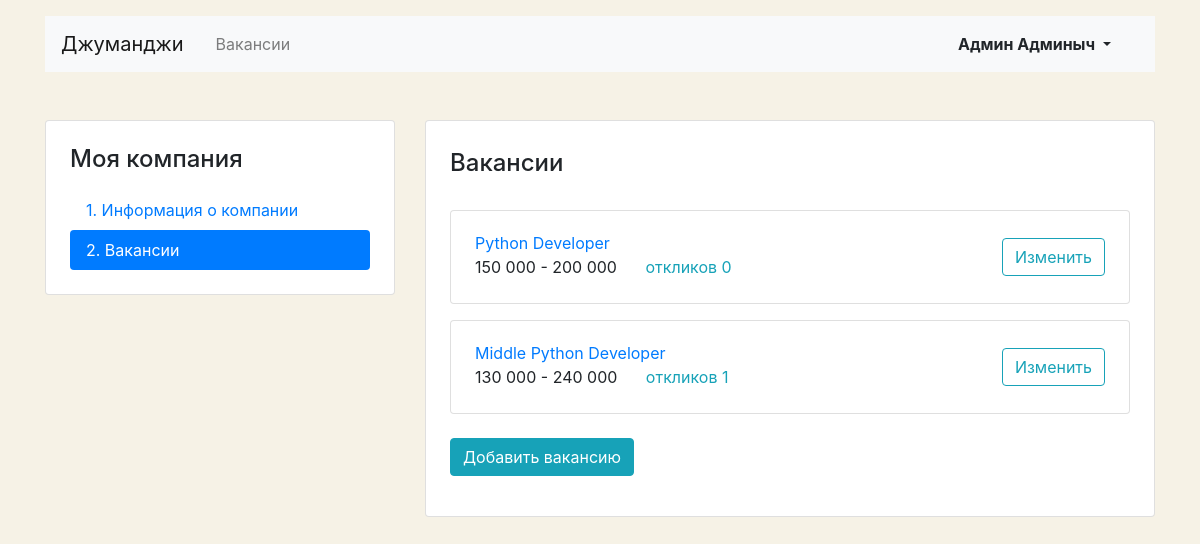
/mycompany/vacancies/ (signed in), run on an earlier commit of the app's database.
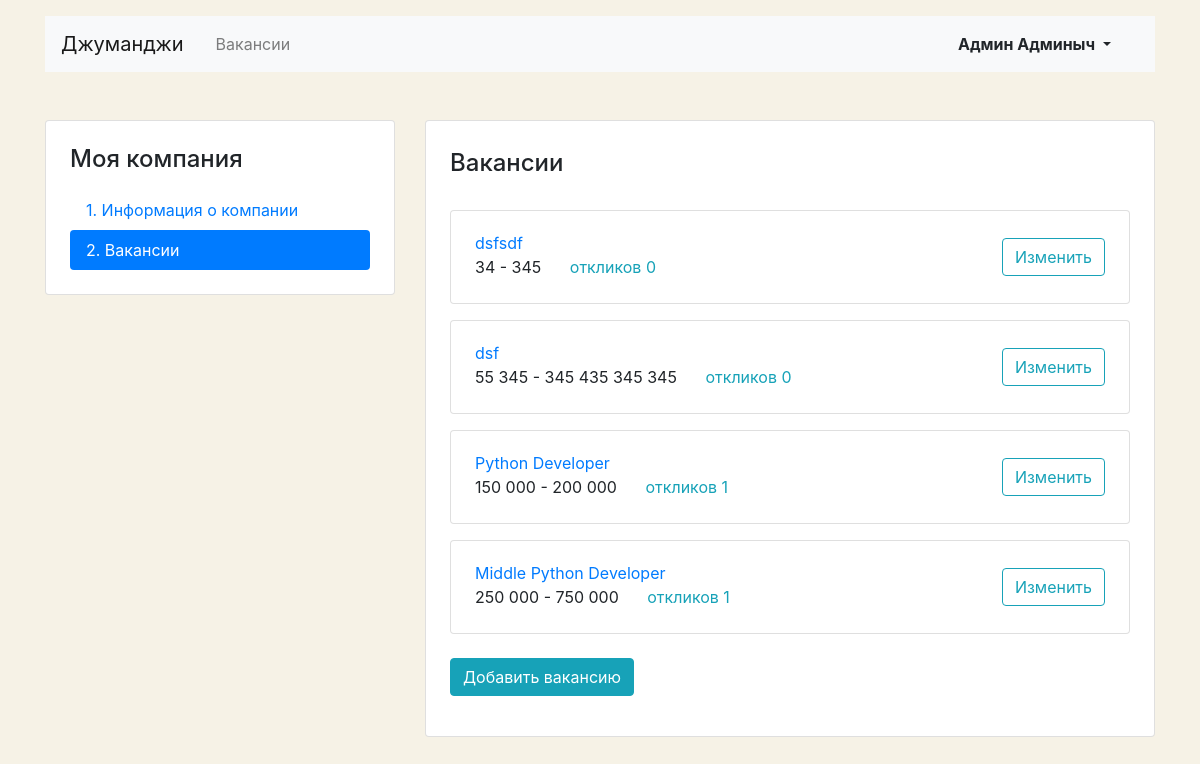
And on a later commit of the database.
### catalog/models.py (models this page shows)
class Vacancy(models.Model):
    title = models.CharField(max_length=255, verbose_name='Название вакансии')
    specialty = models.ForeignKey(
        'Specialty',
        related_name='vacancies',
        on_delete=models.CASCADE,
        verbose_name='Специализация',
    )
    company = models.ForeignKey(
        'Company',
        related_name='vacancies',
        on_delete=models.CASCADE,
        verbose_name='Компания',
    )
    skills = models.TextField(verbose_name='Навыки')
    description = models.TextField(verbose_name='Текст')
    salary_min = models.PositiveIntegerField(verbose_name='Зарплата от')
    salary_max = models.PositiveIntegerField(verbose_name='Зарплата до')
    published_at = models.DateTimeField(verbose_name='Опубликовано')
    class Meta:
        verbose_name = 'вакансию'
        verbose_name_plural = 'вакансии'
        ordering = ('-published_at',)
    def __str__(self):
        return self.title

### catalog/views.py (the view)
# urls.py: path('mycompany/vacancies/', views.MyCompanyVacancyList.as_view(), name='mycompany_vacancies_list'),
class MyCompanyVacancyList(LoginRequiredMixin, ListView):
    model = Vacancy
    template_name = 'catalog/employer/mycompany_vacancies_list.html'
    context_object_name = 'vacancies'
    def get_queryset(self):
        return (
                Vacancy.objects.filter(company__owner=self.request.user)
                .annotate(applications_count=Count('applications'))
                .select_related('specialty', 'company')
                .order_by('-published_at')
        )
    def get_context_data(self, *, object_list=None, **kwargs):
        context = super().get_context_data(**kwargs)
        try:
            company = self.request.user.company
        except User.company.RelatedObjectDoesNotExist:
            company = None
        context.update({'company': company, 'page': 'vacancies'})
        return context

### catalog/templates/catalog/employer/mycompany_vacancies_list.html (shortened to what this page needs)
{% extends 'base.html' %}
{% load humanize %}
{% block content %}
  <main class="container mt-3 pb-5">
    <div class="row mt-5">
      {% include 'catalog/employer/includes/mycompany_sidebar.html' %}
      <div class="col-12 col-lg-8">
        <div class="card">
          <div class="card-body px-4 pb-4">
            <section class="tab-pane fade show active">
              <h2 class="h4 pt-2 pb-3">Вакансии</h2>
              {% for vacancy in vacancies %}
                <div class="card mt-3">
                  <div class="card-body px-4">
                    <div class="row align-items-center">
                      <div class="col-6 col-lg-8">
                        <a href="{% url 'vacancy_detail' vacancy.id %}" class="mb-1">{{vacancy}}</a>
                        <p class="mb-1">
                          <span class="mr-4">
                            {{vacancy.salary_min|intcomma}} - {{vacancy.salary_max|intcomma}}
                          </span>
                          <a href="{% url 'mycompany_vacancy_update' vacancy.id %}#applications" class="text-info">
                            откликов {{vacancy.applications_count}}
                          </a>
                        </p>
                      </div>
                      <div class="col-6 col-lg-4 text-right">
                        <a href="{% url 'mycompany_vacancy_update' vacancy.id %}" class="btn btn-outline-info">Изменить</a>
                      </div>
                    </div>
                  </div>
                </div>
              {% endfor %}
            </section>
            <br>
            {% if company %}
              <div class="form-group">
                <a href="{% url 'mycompany_vacancy_create' %}" class="btn btn-info">Добавить вакансию</a>
              </div>
            {% endif %}
          </div>
        </div>
      </div>
    </div>
  </main>
{% endblock %}

What changed in the data, as far as the page shows it:
added Vacancy: title "dsfsdf", salary_min "34", salary_max "345", applications_count "0"
added Vacancy: title "dsf", salary_min "55 345", salary_max "345 435 345 345", applications_count "0"
computed for Vacancy "Python Developer": applications_count "0" → "1"
changed Vacancy "Middle Python Developer": salary_min "130 000" → "250 000"; salary_max "240 000" → "750 000"
